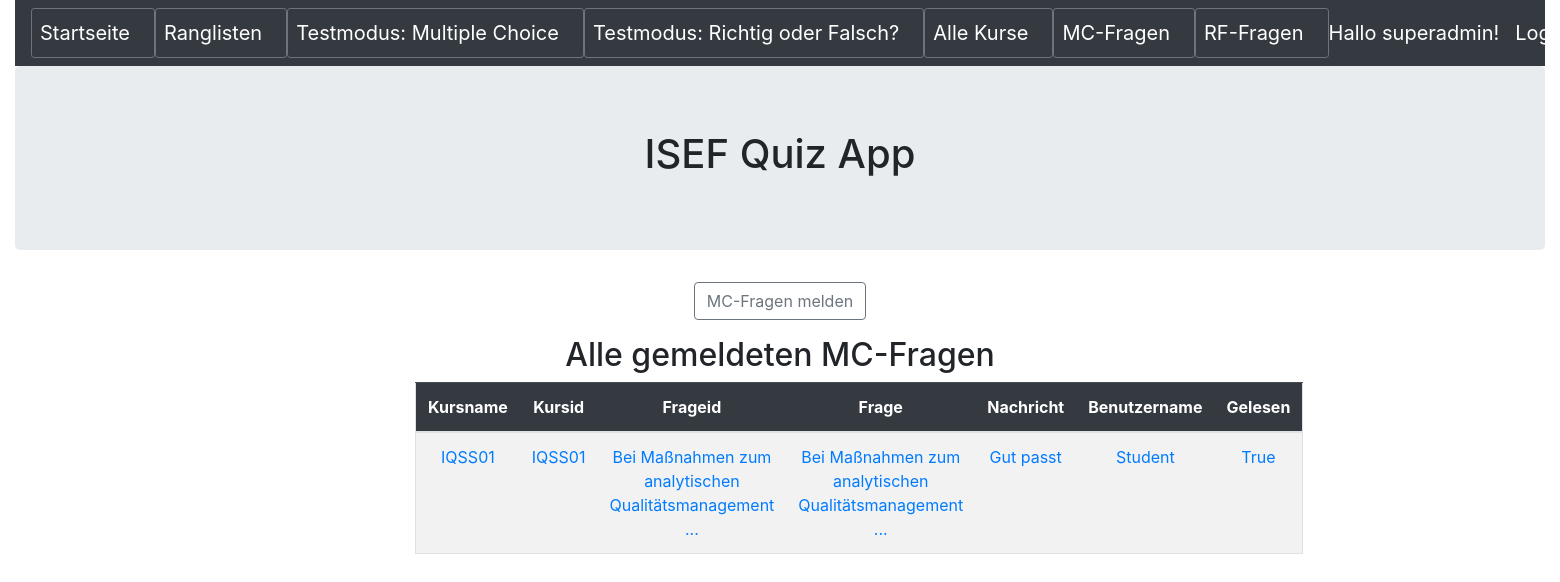
The app's page /meldungmcfragen (signed in) with its own data.
### quiz/models.py (models this page shows, shortened)
class MeldungMCFragen(models.Model):
    kursname = models.CharField(max_length=50,blank=False)
    kursid = models.ForeignKey(Kurs,null=True,blank=False,on_delete=models.CASCADE)
    frageid = models.ForeignKey(Frage,null=True,blank=False,on_delete=models.CASCADE)
    frage = models.CharField(max_length=255,blank=False)
    nachricht = models.CharField(max_length=500,blank=False)
    benutzername = models.CharField(max_length=50,blank=False)
    gelesen=models.BooleanField(default=False)

class Kurs(models.Model):
    name = models.CharField(max_length=50,help_text='Geben Sie den Namen des Kurses ein')
    beschreibung = models.CharField(max_length=255,help_text='Geben Sie die Beschreibung des Kurses ein')
    def __str__(self):
        return self.name

class Frage(models.Model):
    name = models.CharField(max_length=255,blank=False,help_text='Geben Sie hier die Frage ein')
    kurs = models.ForeignKey(Kurs,null=True,blank=False,on_delete=models.CASCADE,help_text='Wählen Sie den Kurs, welchem die Frage zugewiesen wird')
    antwort1 = models.CharField(max_length=255,blank=False,null=True,help_text='Geben Sie die Antwort1 der Frage ein')
    antwort1richtig = models.BooleanField(default=False,help_text='Geben Sie an ob Antwort1 richtig ist',verbose_name="Antwort1 richtig?")
    antwort2 = models.CharField(max_length=255,blank=False,null=True,help_text='Geben Sie die Antwort2 der Frage ein')
    antwort2richtig = models.BooleanField(default=False,help_text='Geben Sie an ob Antwort2 richtig ist',verbose_name="Antwort2 richtig?")
    antwort3 = models.CharField(max_length=255,blank=True,null=True,help_text='Geben Sie die Antwort3 der Frage ein (optional)')
    antwort3richtig = models.BooleanField(default=False,help_text='Geben Sie an ob Antwort3 richtig ist',verbose_name="Antwort3 richtig?")
    antwort4 = models.CharField(max_length=255,blank=True,null=True,help_text='Geben Sie die Antwort4 der Frage ein (optional)')
    antwort4richtig = models.BooleanField(default=False,help_text='Geben Sie an ob Antwort4 richtig ist',verbose_name="Antwort4 richtig?")
    freigegeben=models.BooleanField(default=False,help_text='Frage freigeben?',verbose_name="Frage freigeben")
    def __str__(self):
        return self.name

### quiz/views.py (the view)
# urls.py: path('meldungmcfragen', MeldungMCFragenHome.as_view(), name='meldungmcfragen'),
class MeldungMCFragenHome(AuthListView):
    model = MeldungMCFragen
    template_name = 'meldungmcfrage/meldungmcfragen_home.html'
    permission_required = ('quiz.view_meldungmcfragen')

### quiz/templates/meldungmcfrage/meldungmcfragen_home.html
{% extends 'base.html' %}
{% block content %}
<div class="text-center">
	<p><button type="button" class="btn btn-outline-secondary" onclick="location.href='{% url 'meldungmcfrage_select'  %}'"> MC-Fragen melden</button></p>
</div>
<h2 class="text-center">Alle gemeldeten MC-Fragen</h2>
<div class="container text-center">
	<div class="row justify-content-md-center">
		<div class="col-sm-8 ">
			<table  class ="table border table-hover table-striped">
				<thead class="table-dark">
					<th width=100 scope = "col">Kursname</th>
					<th width=100 scope = "col">Kursid</th>
					<th width=100 scope = "col">Frageid</th>
					<th width=100 scope = "col">Frage</th>
					<th width=100 scope = "col">Nachricht</th>
					<th width=550 scope = "col">Benutzername</th>
					<th width=550 scope = "col">Gelesen</th>
				</thead>
				<tbody>
				{% for meldungmcfragen in object_list %}
					<tr>
						<td> <a href="{% url 'meldungmcfragen_detail' meldungmcfragen.pk %}">{{ meldungmcfragen.kursname }}</a> </td>
						<td> <a href="{% url 'meldungmcfragen_detail' meldungmcfragen.pk %}">{{ meldungmcfragen.kursid }}</a> </td>
						<td> <a href="{% url 'meldungmcfragen_detail' meldungmcfragen.pk %}">{{ meldungmcfragen.frageid }}</a> </td>
						<td> <a href="{% url 'meldungmcfragen_detail' meldungmcfragen.pk %}">{{ meldungmcfragen.frage}}</a> </td>
						<td> <a href="{% url 'meldungmcfragen_detail' meldungmcfragen.pk %}">{{ meldungmcfragen.nachricht}}</a> </td>
						<td> <a href="{% url 'meldungmcfragen_detail' meldungmcfragen.pk %}">{{ meldungmcfragen.benutzername}}</a> </td>
						<td> <a href="{% url 'meldungmcfragen_detail' meldungmcfragen.pk %}">{{ meldungmcfragen.gelesen}}</a> </td>
					</tr>
				{% endfor %}
				</tbody>
			</table>
		</div>
	</div>
</div>
{% endblock content %}

### templates/base.html (shortened to what this page needs)
<!DOCTYPE html>
<html>
  <head>
	<link rel="stylesheet" href="https://stackpath.bootstrapcdn.com/bootstrap/4.5.0/css/bootstrap.min.css">
  </head>
  <body>
    <div class="container-fluid">
        <header>
            <nav class="navbar navbar-expand-lg navbar-dark bg-dark">
                <button type="button" class="btn btn-outline-secondary btn-sm"><a class="navbar-brand" href="{% url 'index' %}">Startseite</a></button>
                <button type="button" class="btn btn-outline-secondary btn-sm"><a class="navbar-brand" href="{% url 'ergebnis_start' %}">Ranglisten</a></button>
                <button type="button" class="btn btn-outline-secondary btn-sm"><a class="navbar-brand" href="{% url 'mctest_select' %}">Testmodus: Multiple Choice</a></button>
                <button type="button" class="btn btn-outline-secondary btn-sm"><a class="navbar-brand" href="{% url 'rftest_select' %}">Testmodus: Richtig oder Falsch?</a></button>
                <button type="button" class="btn btn-outline-secondary btn-sm"><a class="navbar-brand" href="{% url 'kurs_start' %}">Alle Kurse</a></button>
                <button type="button" class="btn btn-outline-secondary btn-sm"><a class="navbar-brand" href="{% url 'frage_start' %}">MC-Fragen</a></button>
                <button type="button" class="btn btn-outline-secondary btn-sm"><a class="navbar-brand" href="{% url 'richtigoderfalsch_start' %}">RF-Fragen</a></button>
				{% if user.is_authenticated %}
                <a class="navbar-brand ml-auto order-md-last ">Hallo {{ user.get_username }}!</a>
                <a class="navbar-brand ml-auto order-md-last" href="{% url 'logout'%}?next={{request.path}}">Logout</a>
                {% else %}
                <a class="navbar-brand ml-auto order-md-last" href="{% url 'login'%}?next={{request.path}}">Login</a>
                {% endif %}
            </nav>
        </header>
        <div class="jumbotron">
            <h1 class="text-center">ISEF Quiz App</h1>
        </div>
        {% block content %}
        {% endblock content %}
    </div>
  </body>
</html>

### records on screen
MeldungMCFragen: kursname "IQSS01", kursid "IQSS01", frageid "Bei Maßnahmen zum analytischen Qualitätsmanagement ...", frage "Bei Maßnahmen zum analytischen Qualitätsmanagement ...", nachricht "Gut passt", benutzername "Student", gelesen "True"

### other values on screen
{{ user.get_username }} "superadmin"
